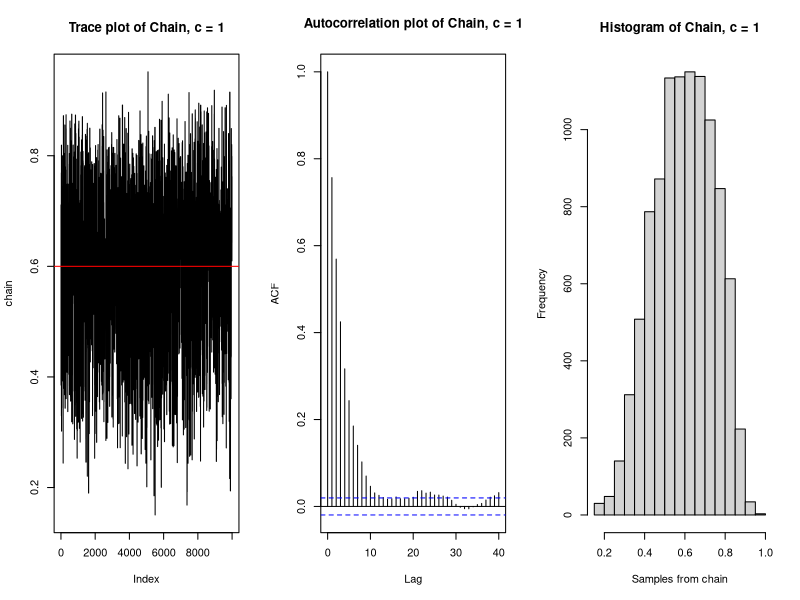
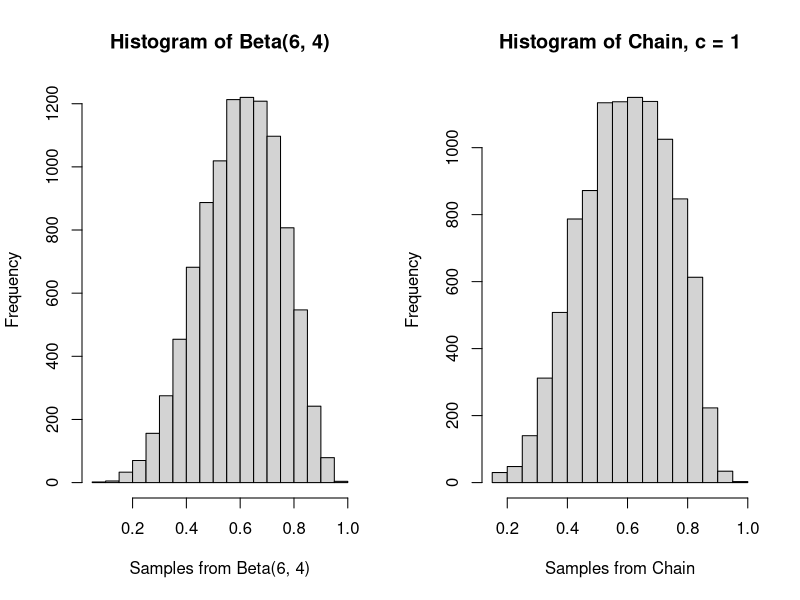
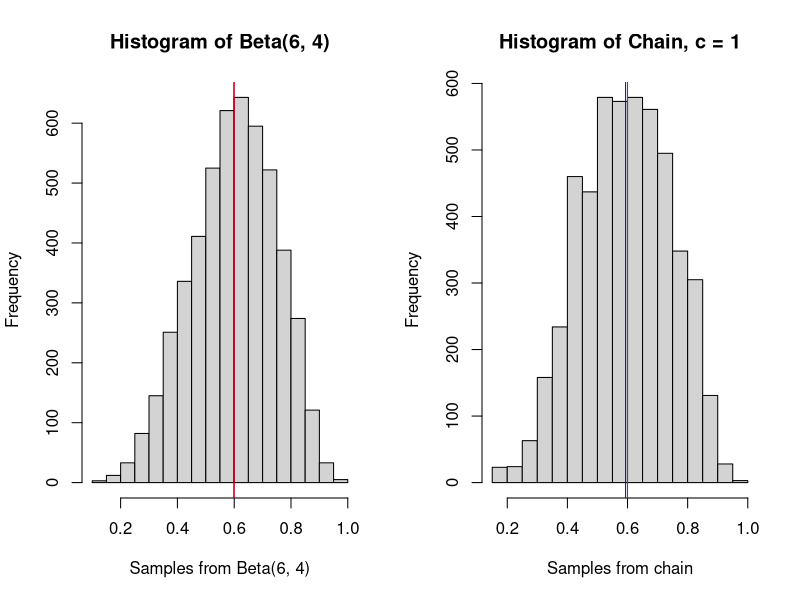
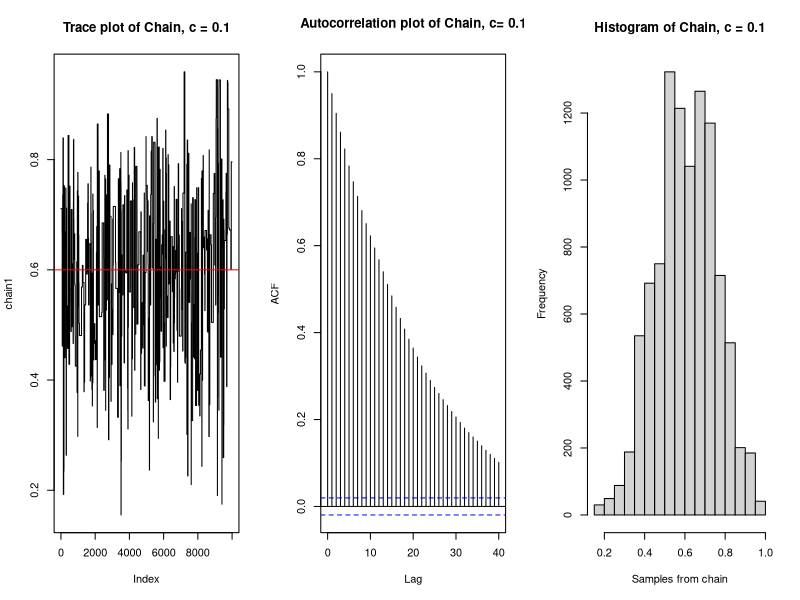
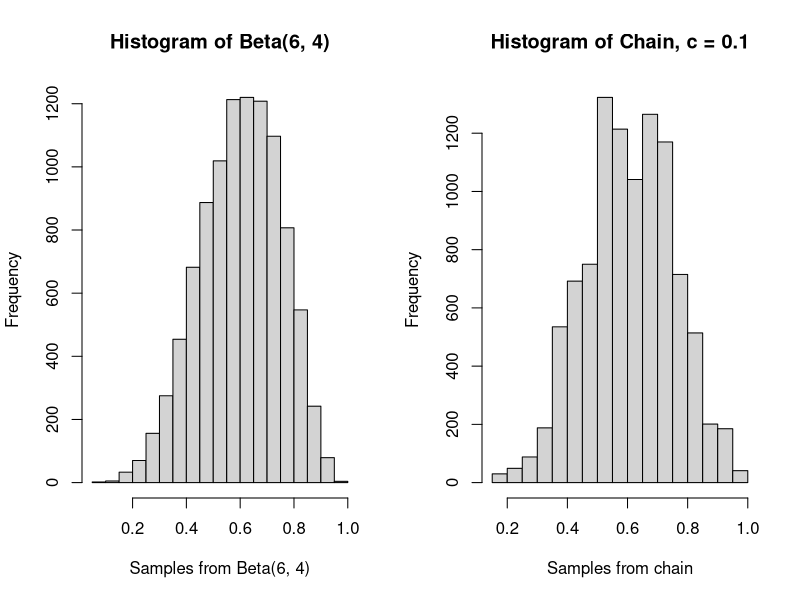
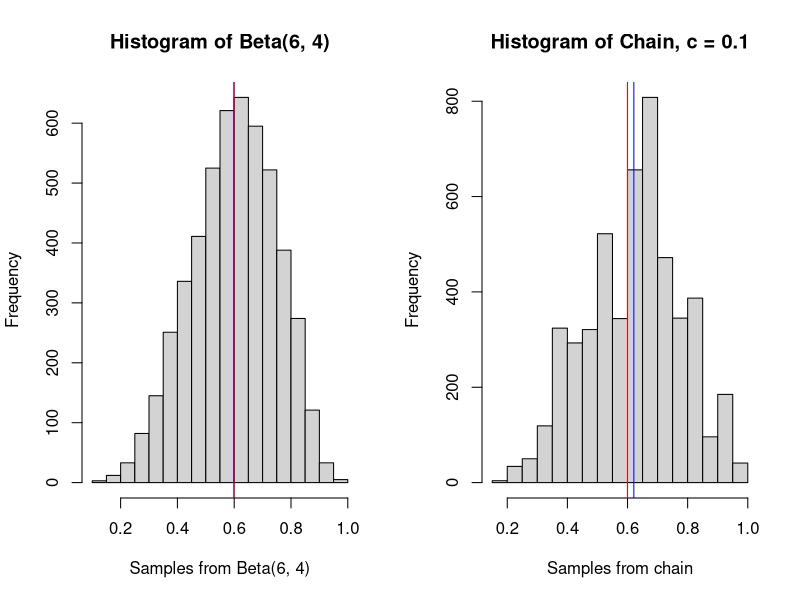
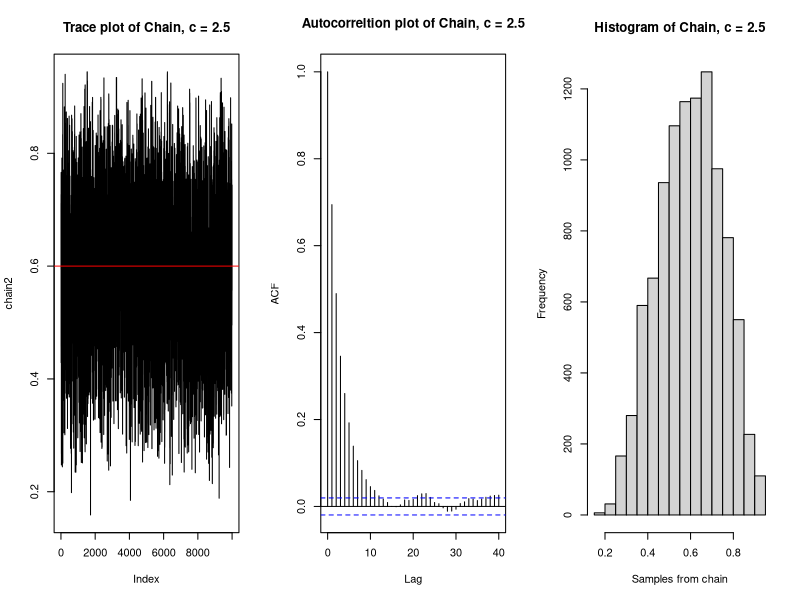
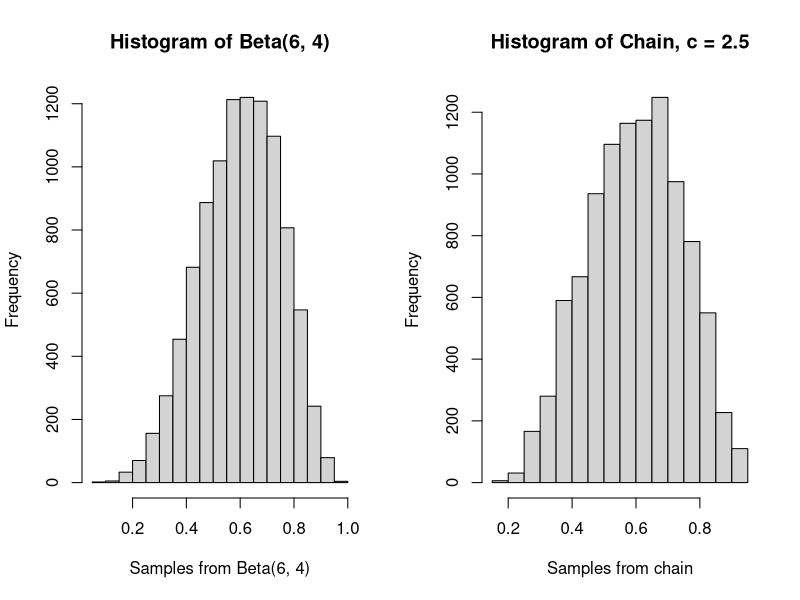

Here is the R script that generated these plots, in order:
## ---- chunk 1
knitr::opts_chunk$set(echo = TRUE)
## ---- chunk 2
a <- 6
b <- 4

likelihood <- function(param){
  singlelikelihoods = dbeta(param, a, b, log = T)
}

prior <- function(param){
  pr = dunif(param, min=0, max=1, log = T)
  return(pr)
}

posterior <- function(param){
  return (exp(likelihood(param) + prior(param)))
}

metropolis_MCMC <- function(startvalue, iterations, c){
  chain = array(dim = c(iterations+1,1))
  chain[1,] = startvalue
  for (i in 1:iterations){
    proposal = rbeta(1, c*chain[i,], c*(1-chain[i,]))
    probab = (dbeta(proposal,a,b)*dbeta(chain[i,],c*proposal,c*(1-proposal)))/
      (dbeta(chain[i,],a,b)*dbeta(proposal, c*chain[i,], c*(1-chain[i,])))
    if (runif(1) < probab){
      chain[i+1,] = proposal
    }else{
      chain[i+1,] = chain[i,]
    }
  }
  return(chain)
}

startvalue <- runif(1, 0, 1)
chain=metropolis_MCMC(startvalue, 10000, c=1)

test <- rbeta(10000, 6, 4)

# Performance of the sampler: c = 1
par(mfrow=c(1,3))
plot(chain, type='l', main = "Trace plot of Chain, c = 1")
abline(h=0.6, col="red")
acf(chain, main = "Autocorrelation plot of Chain, c = 1")
hist(chain, xlab = "Samples from chain", main = "Histogram of Chain, c = 1") 

# Histogram of the chain vs. the target distribution Beta(6,4)
par(mfrow=c(1,2))
hist(test, xlab = "Samples from Beta(6, 4)", main = "Histogram of Beta(6, 4)")
hist(chain, xlab = "Samples from Chain", main = "Histogram of Chain, c = 1")

# Histogram of the target distribution Beta(6,4) vs. the Chain after burnIn
# Putting burnIn in
burnIn = 5000
test2 <- rbeta(5000, 6, 4) # true mean: 6/10 = 0.6
acceptance = 1-mean(duplicated(chain[-(1:burnIn),]))
hist(test2, xlab = "Samples from Beta(6, 4)", main = "Histogram of Beta(6, 4)")
abline(v=mean(test2), col="blue")
abline(v=0.6, col="red")
hist(chain[-(1:burnIn),1], xlab = "Samples from chain", main = "Histogram of Chain, c = 1") 
abline(v = mean(chain[-(1:burnIn),1]), col="blue")
abline(v=0.6, col="red")

# Kolmogorov-Smirnov statistic
ks.test(chain[-(1:burnIn),1], test2)


# c = 0.1 / c = 2.5 / c = 10
chain1=metropolis_MCMC(startvalue, 10000, c=0.1)
chain2=metropolis_MCMC(startvalue, 10000, c=2.5)
chain3=metropolis_MCMC(startvalue, 10000, c=10)

acceptance1 = 1-mean(duplicated(chain1[-(1:burnIn),]))
acceptance2 = 1-mean(duplicated(chain2[-(1:burnIn),]))
acceptance3 = 1-mean(duplicated(chain3[-(1:burnIn),]))

# Performance of the sampler: c = 0.1
par(mfrow=c(1,3))
plot(chain1, type='l', main = "Trace plot of Chain, c = 0.1")
abline(h=0.6, col="red")
acf(chain1, main = "Autocorrelation plot of Chain, c= 0.1")
hist(chain1, xlab = "Samples from chain", main = "Histogram of Chain, c = 0.1") 

# Comparing the histogram of the chain with the target distribution Beta(6,4)
par(mfrow=c(1,2))
hist(test, xlab = "Samples from Beta(6, 4)", main = "Histogram of Beta(6, 4)")
hist(chain1, xlab = "Samples from chain", main = "Histogram of Chain, c = 0.1")

# Histogram of the target distribution Beta(6,4) vs. the Chain after burnIn
hist(test2, xlab = "Samples from Beta(6, 4)", main = "Histogram of Beta(6, 4)")
abline(v=mean(test2), col="blue")
abline(v=0.6, col="red")
hist(chain1[-(1:burnIn),1], xlab = "Samples from chain", main = "Histogram of Chain, c = 0.1") 
abline(v = mean(chain1[-(1:burnIn),1]), col="blue")
abline(v=0.6, col="red")

# Kolmogorov-Smirnov statistic
ks.test(chain1[-(1:burnIn),1], test2)

# Performance of the sampler: c = 2.5
par(mfrow=c(1,3))
plot(chain2, type='l', main = "Trace plot of Chain, c = 2.5")
abline(h=0.6, col="red")
acf(chain2, main = "Autocorreltion plot of Chain, c = 2.5")
hist(chain2, xlab = "Samples from chain", main = "Histogram of Chain, c = 2.5")

# Comparing the histogram of the chain with the target distribution Beta(6,4)
par(mfrow=c(1,2))
hist(test, xlab = "Samples from Beta(6, 4)", main = "Histogram of Beta(6, 4)")
hist(chain2, xlab = "Samples from chain", main = "Histogram of Chain, c = 2.5")

# Histogram of the target distribution Beta(6,4) vs. the Chain after burnIn
hist(test2, xlab = "Samples from Beta(6, 4)", main = "Histogram of Beta(6, 4)")
abline(v=mean(test2), col="blue")
abline(v=0.6, col="red")
hist(chain2[-(1:burnIn),1], xlab = "Samples from chain", main = "Histogram of Chain, c = 2.5") 
abline(v = mean(chain2[-(1:burnIn),1]), col="blue")
abline(v=0.6, col="red")

# Kolmogorov-Smirnov statistic
ks.test(chain2[-(1:burnIn),1], test2)

# Performance of the sampler: c = 10
par(mfrow=c(1,3))
plot(chain3, type='l', main = "Trace plot of Chain, c = 10")
abline(h=0.6, col="red")
acf(chain3, main = "Autocorrelation plot of Chain, c = 10")
hist(chain3, xlab = "Samples from chain", main = "Histogram of Chain, c = 10")

# Comparing the histogram of the chain with the target distribution Beta(6,4)
par(mfrow=c(1,2))
hist(test, xlab = "Samples from Beta(6, 4)", main = "Histogram of Beta(6, 4)")
hist(chain3, xlab = "Samples from chain", main = "Histogram of Chain, c = 10")

# Histogram of the target distribution Beta(6,4) vs. the Chain after burnIn
hist(test2, xlab = "Samples from Beta(6, 4)", main = "Histogram of Beta(6, 4)")
abline(v=mean(test2), col="blue")
abline(v=0.6, col="red")
hist(chain3[-(1:burnIn),1], xlab = "Samples from chain", main = "Histogram of Chain, c = 10") 
abline(v = mean(chain3[-(1:burnIn),1]), col="blue")
abline(v=0.6, col="red")

# Kolmogorov-Smirnov statistic
ks.test(chain3[-(1:burnIn),1], test2)
